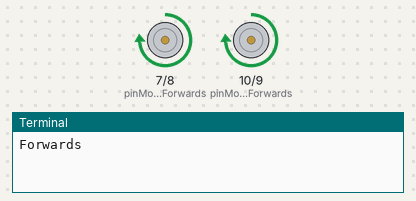
Recording of a program running on a simulated Raspberry Pi (BCM pin numbers). Parts: motor-driver pin pairs drawn as motors (green arrow = first pin HIGH = forward, orange = second pin HIGH = backward, longer = more drive), the last lines printed to the terminal. At 6.0 s the program stops and its outputs stay as they are.

Above: at 0.1 s.
At 1.1 s:
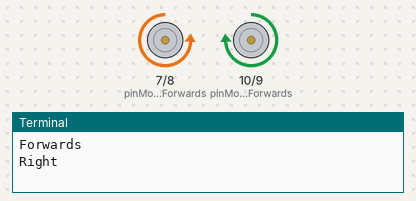
At 3.1 s:
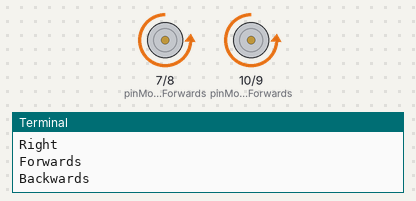
At 6.1 s:
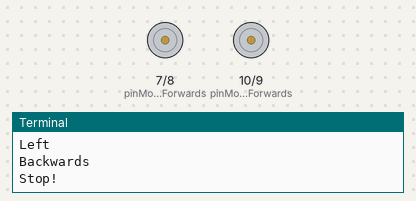
Timing chart, 0 to 7.5 s (numbered marks = the images above):
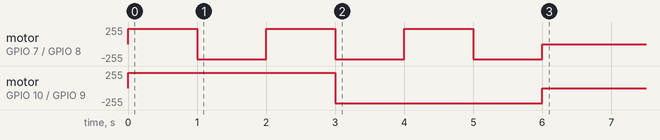

Measured:
- by itself, motor on GPIO 7 (pinMotorAForwards) / GPIO 8 (pinMotorABackwards): repeats every 2.0 s: backward 230/255 1.0 s, forward 230/255 1.0 s
- by itself, motor on GPIO 10 (pinMotorBForwards) / GPIO 9 (pinMotorBBackwards): stopped → forward 230/255 at 0.00 s, → backward 230/255 3.0 s later, → stopped 3.0 s later

The program:

bot_old.py
```python
#!/usr/bin/python
# -*- coding: ascii -*-
#CamJam EduKit 3 - Robotics
#Worksheet 7 - Varying the speed of each motor with PWM

import RPi.GPIO as GPIO # Import the GPIO Library
import time # Import the Time library

# Set the GPIO modes
GPIO.setmode(GPIO.BCM)
GPIO.setwarnings(False)

# Set variables for the GPIO motor pins
pinMotorAForwards = 7
pinMotorABackwards = 8
pinMotorBForwards = 10
pinMotorBBackwards = 9

# How many times to turn the pin on and off each second
Frequency = 20
# How long the pin stays on each cycle, as a percent
DutyCycleA = 90
DutyCycleB = 90
# Settng the duty cycle to 0 means the motors will not turn
Stop = 0

# Set the GPIO Pin mode to be Output
GPIO.setup(pinMotorAForwards, GPIO.OUT)
GPIO.setup(pinMotorABackwards, GPIO.OUT)
GPIO.setup(pinMotorBForwards, GPIO.OUT)
GPIO.setup(pinMotorBBackwards, GPIO.OUT)

# Set the GPIO to software PWM at 'Frequency' Hertz
pwmMotorAForwards = GPIO.PWM(pinMotorAForwards, Frequency)
pwmMotorABackwards = GPIO.PWM(pinMotorABackwards, Frequency)
pwmMotorBForwards = GPIO.PWM(pinMotorBForwards, Frequency)
pwmMotorBBackwards = GPIO.PWM(pinMotorBBackwards, Frequency)

# Start the software PWM with a duty cycle of 0 (i.e. not moving)
pwmMotorAForwards.start(Stop)
pwmMotorABackwards.start(Stop)
pwmMotorBForwards.start(Stop)
pwmMotorBBackwards.start(Stop)

# Turn all motors off
def StopMotors():
    print("Stop!")
    pwmMotorAForwards.ChangeDutyCycle(Stop)
    pwmMotorABackwards.ChangeDutyCycle(Stop)
    pwmMotorBForwards.ChangeDutyCycle(Stop)
    pwmMotorBBackwards.ChangeDutyCycle(Stop)

# Turn both motors forwards
def Forwards():
    print("Forwards")
    pwmMotorAForwards.ChangeDutyCycle(DutyCycleA)
    pwmMotorABackwards.ChangeDutyCycle(Stop)
    pwmMotorBForwards.ChangeDutyCycle(DutyCycleB)
    pwmMotorBBackwards.ChangeDutyCycle(Stop)

# Turn both motors backwards
def Backwards():
    print("Backwards")
    pwmMotorAForwards.ChangeDutyCycle(Stop)
    pwmMotorABackwards.ChangeDutyCycle(DutyCycleA)
    pwmMotorBForwards.ChangeDutyCycle(Stop)
    pwmMotorBBackwards.ChangeDutyCycle(DutyCycleB)

# Turn Left
def Left():
    print("Left")
    pwmMotorAForwards.ChangeDutyCycle(DutyCycleA)
    pwmMotorABackwards.ChangeDutyCycle(Stop)
    pwmMotorBForwards.ChangeDutyCycle(Stop)
    pwmMotorBBackwards.ChangeDutyCycle(DutyCycleB)

# Turn Right
def Right():
    print("Right")
    pwmMotorAForwards.ChangeDutyCycle(Stop)
    pwmMotorABackwards.ChangeDutyCycle(DutyCycleA)
    pwmMotorBForwards.ChangeDutyCycle(DutyCycleB)
    pwmMotorBBackwards.ChangeDutyCycle(Stop)

# Your code to control the robot goes below this line
Forwards()
time.sleep(1) # Pause for 1 second

Right()
time.sleep(1)

Forwards()
time.sleep(1)

Backwards()
time.sleep(1)

Left()
time.sleep(1)

Backwards()
time.sleep(1)

StopMotors()

GPIO.cleanup()
```
